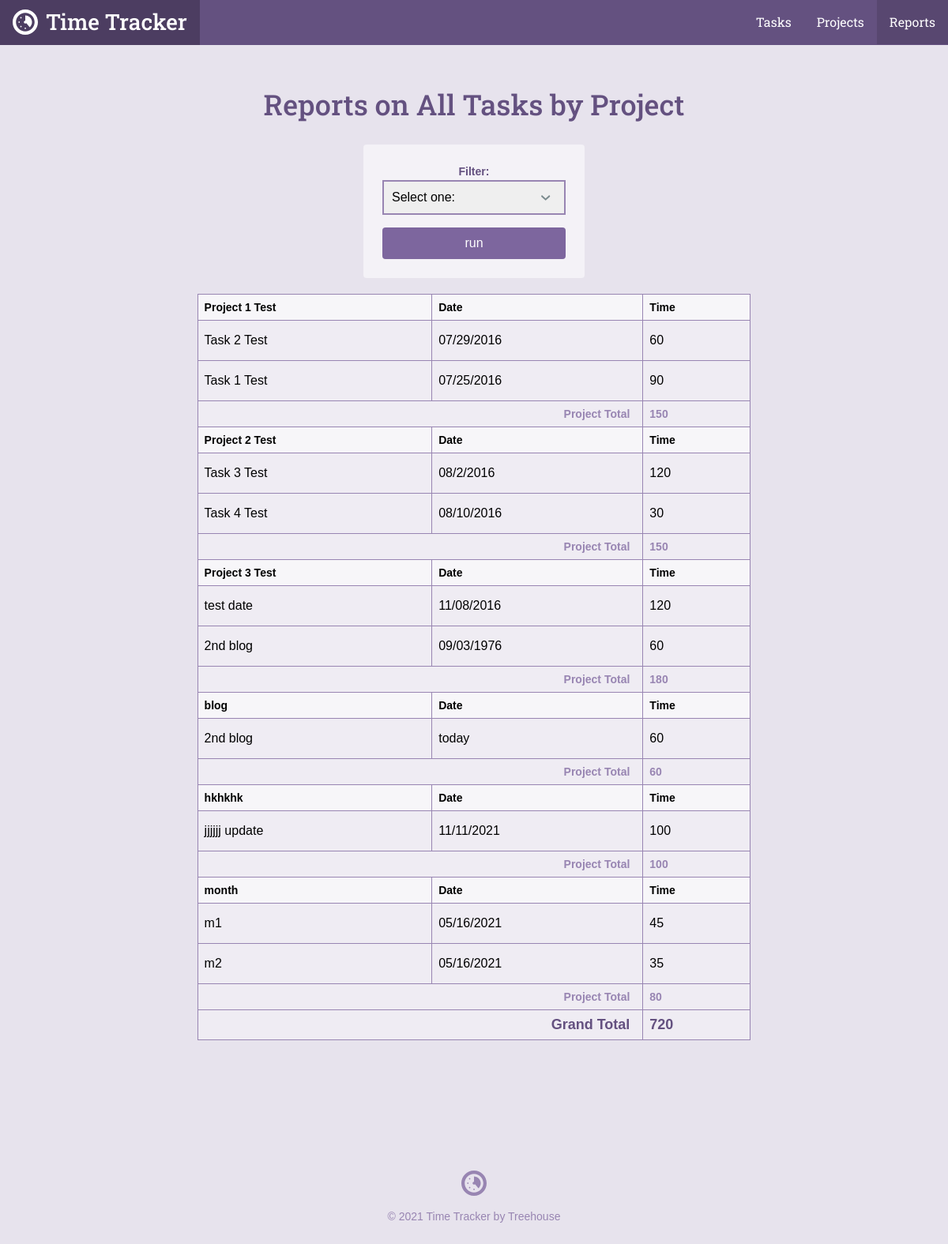
The app's page /reports.php with its own data.
### tables this page shows
CREATE TABLE `tasks` (
	`task_id`	INTEGER PRIMARY KEY AUTOINCREMENT,
	`project_id`	INTEGER,
	`title`	TEXT,
	`date`	INTEGER NOT NULL,
	`time`	TEXT NOT NULL
);

CREATE TABLE `projects` (
	`project_id`	INTEGER PRIMARY KEY AUTOINCREMENT,
	`title`	TEXT NOT NULL,
	`category`	TEXT NOT NULL
);

### inc/functions.php (called while the page is built, shortened)
<?php
function get_task_list($filter = null) {
  include('connection.php');
  $sql = 'SELECT tasks.*, projects.title AS project FROM tasks
  JOIN projects ON tasks.project_id = projects.project_id';
  $where = '';
  $orderBy = ' ORDER BY date DESC';
  if ($filter) {
    $orderBy = ' ORDER BY projects.title ASC, date DESC';
  }
  try {
    $results = $db->prepare($sql . $where . $orderBy);
    $results->execute();
  } catch (Exception $e) {
    echo "Error!: " . $e->getMessage() . "</br>";
    return array();
  }
  return $results->fetchAll(PDO::FETCH_ASSOC);
}

### reports.php (the view, shortened to what this page needs)
<?php
require 'inc/functions.php';
$page = "reports";
$filter = 'all';
include 'inc/header.php';
?>
<div class="col-container page-container">
    <div class="col col-70-md col-60-lg col-center">
        <div class="col-container">
            <h1 class='actions-header'>Reports on <?php
            if (!is_array($filter)) {
              echo "All Tasks by Project";
            }
            ?></h1>
            <form class='form-container form-report' action='reports.php' method='get'>
              <label for='filter'>Filter:</label>
              <select id='filter' name='filter'>
                <option value=''>Select one:</option>
              </select>
              <input class="button" type="submit" value="run" />
            </form>
        </div>
        <div class="section page">
            <div class="wrapper">
                <table>
                    <?php
                    $totalTime = $project_id = $project_total = 0;
                    $tasks = get_task_list($filter);
                    foreach($tasks as $item) {
                      if ($project_id != $item['project_id']) {
                        $project_id = $item['project_id'];
                        echo "<thead>";
                        echo "<tr>";
                        echo "<th>" . $item['project'] . "</th>";
                        echo "<th>Date</th>";
                        echo "<th>Time</th>";
                        echo "</tr>";
                        echo "</thead>";
                      }
                      $project_total += $item['time'];
                      $totalTime += $item['time'];
                      echo "<tr>\n";
                      echo "<td>" . $item['title'] . "</td>";
                      echo "<td>" . $item['date'] . "</td>";
                      echo "<td>" . $item['time'] . "</td>";
                      echo "</tr>\n";
                      if (next($tasks)['project_id'] != $item['project_id']) {
                        echo "<tr>";
                        echo "<th class='project-total-label' colspan='2'>Project Total</th>\n";
                        echo "<th class='project-total-number'>$project_total</th>\n";
                        echo "</tr>\n";
                        $project_total = 0;
                      }
                    }
                    ?>
                    <tr>
                        <th class='grand-total-label' colspan='2'>Grand Total</th>
                        <th class='grand-total-number'><?php echo $totalTime; ?></th>
                    </tr>
                </table>
            </div>
        </div>
    </div>
</div>
<?php include "inc/footer.php"; ?>

### inc/header.php (shortened to what this page needs)
<html>
<head>
	<link rel="stylesheet" href="css/style.css" type="text/css">
</head>
<body>
	<header class="header">
    <div class="col-container">
  		<h1>
        <a class="logo" href="./">
          <svg viewbox="0 0 64 64" class="logo-icon"><use xlink:href="#logo_icon"></use></svg>
          <span class="logo-name">Time Tracker</span>
        </a>
      </h1>
  		<ul class="nav">
        <li class="nav-item tasks<?php if ($page == "tasks") { echo " on"; } ?>"><a class="nav-link" href="task_list.php">Tasks</a></li>
        <li class="nav-item projects<?php if ($page == "projects") { echo " on"; } ?>"><a class="nav-link" href="project_list.php">Projects</a></li>
        <li class="nav-item reports<?php if ($page == "reports") { echo " on"; } ?>"><a class="nav-link" href="reports.php">Reports</a></li>
      </ul>
    </div>
  </header>
	<div id="content">

### inc/footer.php
</div>
	<footer class="footer">
    <div class="col-container">
      <svg viewbox="0 0 64 64" class="logo-icon"><use xlink:href="#logo_icon"></use></svg>
  		<p class="footer-copy">&copy; <?php echo date("Y"); ?> Time Tracker by Treehouse</p>
    </div>
	</footer>
</body>
</html>

### records on screen
tasks: project.title "Project 1 Test", title "Task 2 Test", date "07/29/2016", time "60"
tasks: title "Task 1 Test", date "07/25/2016", time "90", project_total "150"
tasks: project.title "Project 2 Test", title "Task 3 Test", date "08/2/2016", time "120"
tasks: title "Task 4 Test", date "08/10/2016", time "30", project_total "150"
tasks: project.title "Project 3 Test", title "test date", date "11/08/2016", time "120"
tasks: title "2nd blog", date "09/03/1976", time "60", project_total "180"
tasks: project.title "blog", title "2nd blog", date "today", time "60", project_total "60"
tasks: project.title "hkhkhk", title "jjjjjj update", date "11/11/2021", time "100", project_total "100"
tasks: project.title "month", title "m1", date "05/16/2021", time "45"
tasks: title "m2", date "05/16/2021", time "35", project_total "80"

### other values on screen
$totalTime "720"
